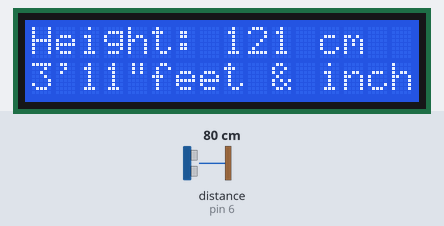
This sketch was run on a simulated Arduino Uno, built with avr-gcc and run on an emulated ATmega328P. On the bench: 16×2 character LCD. Wiring (inferred from the names in the program): ultrasonic range finder: trigger pin 7; echo pin 6. Inputs (shaded band) come from the test bench; at power-on: distance to the obstacle (sensor on pin 6) 80 cm. The echo pulse lasts 58.3 µs per cm; what the sketch prints to the serial monitor is not drawn.

Above: at 1.6 s.
1.7 s: distance to the obstacle (sensor on pin 6) set to 2 cm
At 2.9 s:
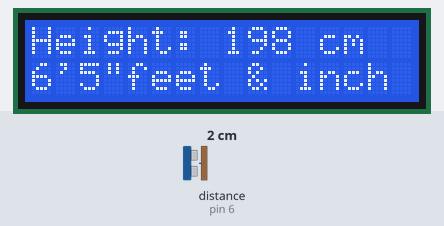
3.5 s: distance to the obstacle (sensor on pin 6) set to 4 cm
5.5 s: distance to the obstacle (sensor on pin 6) set to 9 cm
At 6.8 s:
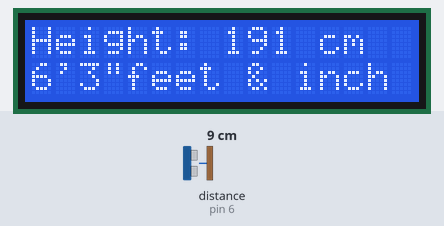
Timing chart, 0 to 8.5 s (numbered marks = the images above; inputs shaded):
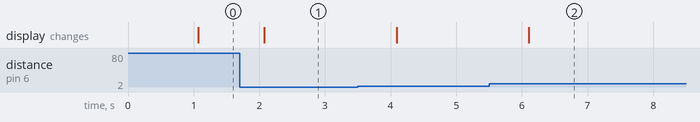

The sketch:

arduino_height_machine.ino
```cpp
#define echoPin 6
#define trigPin 7

#include <LiquidCrystal.h>

const int rs = 12, en = 11, d4 = 5, d5 = 4, d6 = 3, d7 = 2;
LiquidCrystal lcd(rs, en, d4, d5, d6, d7);


long duration;
int distance;

float foot;
int ifoot;
float remainder;
int inches;

void setup() {
  pinMode(trigPin, OUTPUT);
  pinMode(echoPin, INPUT);
  Serial.begin(9600);

  lcd.begin(16, 2);
}
void loop() {

  delay(1000);

  digitalWrite(trigPin, LOW);
  delayMicroseconds(10);

  digitalWrite(trigPin, HIGH);
  delayMicroseconds(10);

  digitalWrite(trigPin, LOW);

  duration = pulseIn(echoPin, HIGH);

  distance = 200 - (duration * 0.034 / 2);

  foot = distance/30.48;
  ifoot = distance/30.48;
  remainder = foot - ifoot;
  inches = remainder * 12;
  Serial.print("Height: ");
  Serial.print(distance);
  Serial.println(" cm");
  Serial.print(ifoot);
  Serial.print("'");
  Serial.print(inches);
  Serial.println('"');

  lcd.setCursor(0, 0);
  lcd.print("Height: ");
  //lcd.setCursor(9,0);
  lcd.print(distance);
  //lcd.setCursor(13,0);
  lcd.print(" cm ");
  lcd.setCursor(0,1);
  lcd.print(ifoot);
  //lcd.setCursor(1,1);
  lcd.print("'");
  //lcd.setCursor(3,1);
  lcd.print(inches);
  //lcd.setCursor(5,1);
  lcd.print('"');
  lcd.print("feet & inch ");
}
```

Measured:
- after the input at 1.7 s, the display: changes after 0.38 s (image 1)
- after the input at 5.5 s, the display: changes after 0.60 s (image 2)
